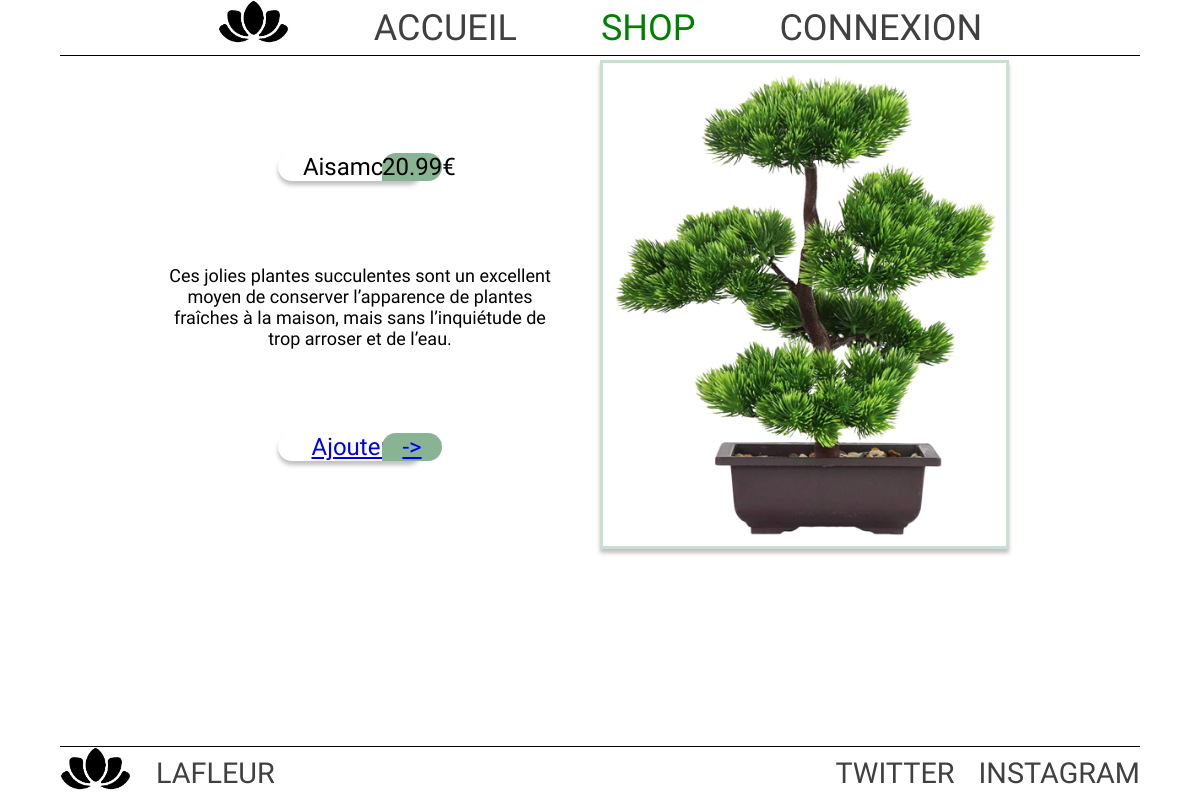
The app's page /detailAnnonce.php?produit=21 with its own data.
### tables this page shows
CREATE TABLE IF NOT EXISTS `t_produit` (
  `idProduit` int(11) NOT NULL AUTO_INCREMENT,
  `Designation` varchar(100) NOT NULL,
  `prix` float NOT NULL,
  `Stock` int(11) NOT NULL,
  `Description` varchar(255) NOT NULL,
  `Image` varchar(100) NOT NULL,
  `idCategorie` int(11) NOT NULL,
  PRIMARY KEY (`idProduit`),
  KEY `T_PRODUIT_T_CATEGORIE0_FK` (`idCategorie`)
);

### detailAnnonce.php (the view, shortened to what this page needs)
<?php
include 'header.php'?>
    <main>
    <?php
        include 'connection.php';
        $table = $dbh->prepare('SELECT * FROM t_produit WHERE idProduit=:idProduit');
        $table->bindParam(':idProduit', $_REQUEST["produit"]);
        $table->execute();
        $datasProduit = $table->fetch();
    ?>
        <div id="containerDetail">
            <div class="rowPhone row">
                <div class="column leftDetail">
                    <div class="row">
                        <div class="whiteBox">
                            <?php echo utf8_encode($datasProduit['Designation']) ?>
                        </div>
                        <span class="greenBox">
                            <?php echo $datasProduit['prix']."€" ?>
                        </span>
                    </div>
                    <p class="desc"><?php echo utf8_encode($datasProduit['Description']) ?></p>
                    <?php if ($datasProduit['Stock'] == 0){
                        echo '<div class="row">
                            Rupture de stock
                        </div>';
                    } else { ?>
                    <a href="backPanier/panierAdd.php?idProduit=<?php echo $datasProduit['idProduit'] ?>" >
                         <div class="row">
                            <div class="whiteBox">
                                Ajouter
                            </div>
                            <span class="greenBox">
                                ->
                            </span>
                        </div>
                    </a>
                    <?php } ?>
                </div>
                <div class="rightDetail">
                    <img src="./images/<?php echo $datasProduit['Image'] ?>" alt="">
                </div>
              </div>
        </div>
    </main>
    <?php include 'footer.php'?>
</body>
</html>

### css/index.css (style rules this page uses)
* { margin: 0; padding: 0; font-family: 'Amatic SC'; }
main { width: 100%; height: 90%; margin-bottom: 10%; }
body { width: 100%; height: 100%; }
@media screen and (min-width: 600px) { main { margin-top: 5%; } }
#containerDetail { width: 80%; margin: auto; margin-top: 5vw; font-size: 2vw; }
.row { display: flex; flex-direction: row; flex-wrap: nowrap; align-content: center; justify-content: center; align-items: center; }
.column { display: flex; flex-direction: column; flex-wrap: nowrap; align-content: center; justify-content: center; align-items: center; gap: 7vw; }
.leftDetail { width: 50%; }
.rightDetail { width: 50%; }
.rightDetail>img { width: 80%; box-shadow: 0px 4px 4px rgba(0, 0, 0, 0.25); border: solid #88b4946e; padding: 2%; }
.desc { width: 80%; text-align: center; font-size: 1.5vw; }
.whiteBox { background-color: white; box-shadow: 0px 4px 4px rgba(0, 0, 0, 0.25); border-radius: 30px; width: 12vw; text-align: center; }
.greenBox { margin-left: -40px; width: 5vw; background-color: #88B494; border-radius: 30px 30px 30px 0px; text-align: center; }

### records on screen
t_produit: Designation "Aisamco", prix "20.99", Description "Ces jolies plantes succulentes sont un excellent moyen de conserver l’apparence de plantes fraîches à la maison, mais sans l’inquiétude de trop arroser et de l’eau.", Image (picture)
